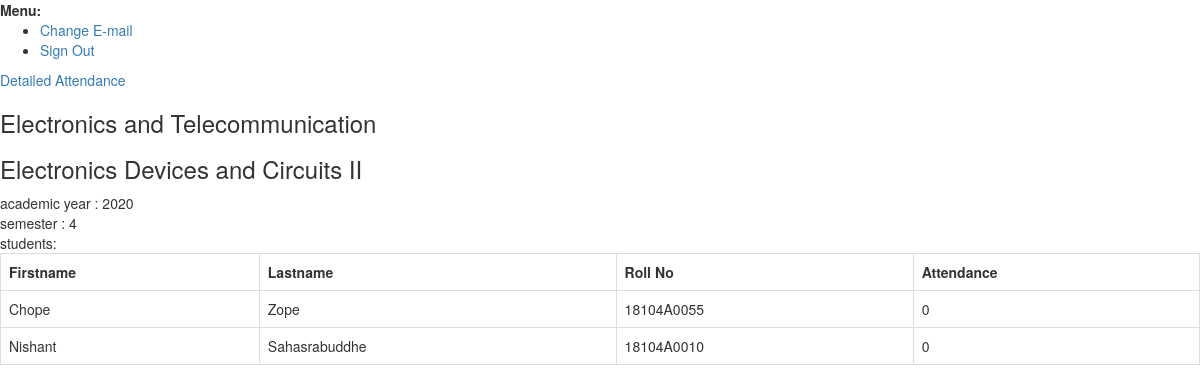
/class/1/1 (signed in), run on the app's committed database.
### addentance/models.py (models this page shows, shortened)
class Class(models.Model):
    academic_year = models.PositiveIntegerField(
            validators=[
                MinValueValidator(1900),
                MaxValueValidator(datetime.datetime.now().year)],
            help_text="Use the following format: <YYYY>")
    semester =  models.PositiveIntegerField(
            validators=[
                MinValueValidator(1),
                MaxValueValidator(8)],
    )
    division = models.CharField(max_length=2, blank=True, null=True)
    branch = models.ForeignKey('Branch',on_delete=models.CASCADE)
    students = models.ManyToManyField('Student')

class Branch(models.Model):
    branch_name = models.CharField(max_length = 100)
    branch_abr = models.CharField(max_length = 7)
    def __str__(self):
        return self.branch_name

class Subject(models.Model):
    subject_name = models.CharField(max_length = 100)
    subject_abbr = models.CharField(max_length = 5)

class Student_Attendance(models.Model):
    student = models.ForeignKey('Student',on_delete=models.CASCADE,blank=True, null=True)
    attendance = models.ManyToManyField('Attendance')
    class_s = models.ForeignKey('Class',on_delete=models.CASCADE,blank=True, null=True)

class Student(models.Model):
    first_name  = models.CharField(max_length = 100)
    last_name  = models.CharField(max_length = 100)
    roll_no  = models.CharField(max_length = 100)

class Attendance(models.Model):
    student  = models.ForeignKey('Student',on_delete=models.CASCADE,blank=True, null=True)
    subject = models.ForeignKey('Subject',on_delete=models.CASCADE,blank=True, null=True)
    detailed_attendance = models.ManyToManyField('AttendanceTimestamp')
    not_attended = models.IntegerField(default=0)
    total = models.IntegerField(default=0)
    def attendance(self):
        try:
            attendance = ( (self.total - self.not_attended) / self.total )* 100
        except :
            attendance=0
        return round(attendance,2)

### addentance/views.py (the view)
# urls.py: path('class/<pk>/<subject_pk>', views.ClassView.as_view(), name="class"),
class ClassView(View):
    def get(self,request,pk,subject_pk,*args,**kwargs):
        class_ = Class.objects.get(pk= pk)
        teacher = Teacher.objects.get(user= request.user)
        subject = Subject.objects.get(pk=subject_pk)
        try:
            teacher_dets  = Teacher_Detail.objects.get(teacher=teacher, subject=subject)
        except:
            teacher_dets = None
        if teacher_dets is not None:
            for class__ in teacher_dets.classes.all():
                if class_==class__:
                    class_= class__
            student_attendance = Student_Attendance.objects.filter(class_s = class_)
            context = {
                'subject_pk' : int(subject_pk),
                'subject':subject,
                'attendances':student_attendance,
                'class':class_
            }
            return render(request , "indiv_class.html", context )
        else:
            return redirect('home')

### templates/indiv_class.html
{% extends 'base.html' %}
{% block content %}
            <a href={% url "detailed-attendance" class.pk subject_pk %}>Detailed Attendance</a>
            <h3>{{class.branch}} {{class.divison}}</h3>
            <h3>{{subject.subject_name}}</h3>
            academic year : {{class.academic_year}}<br>
            semester : {{class.semester}}<br>
            students:
                <table class="table table-bordered">
                    <tr>
                        <th>Firstname</th>
                        <th>Lastname</th>
                        <th>Roll No</th>
                        <th>Attendance</th>
                    </tr>
            {% for attendance in attendances.all  %}
                    <tr>
                        <td>{{attendance.student.first_name}}</td>
                        <td>{{attendance.student.last_name}}</td>
                        <td>{{attendance.student.roll_no}} </td>
                        <td>
                        {% for sub in attendance.attendance.all %}
                            {% if  sub.subject.pk == subject_pk %}
                                {{sub.attendance}}<br>
                            {% endif %}
                        {% endfor %}
                        </td>
                        </tr>
            {% endfor %}
{% endblock content %}

### data on the page
Class: branch "Electronics and Telecommunication", academic_year "2020", semester "4"
Subject: subject_name "Electronics Devices and Circuits II"
Student_Attendance: student.first_name "Chope", student.last_name "Zope", student.roll_no "18104A0055"
Attendance: attendance "0"
Student_Attendance: student.first_name "Nishant", student.last_name "Sahasrabuddhe", student.roll_no "18104A0010"
Attendance: attendance "0"
